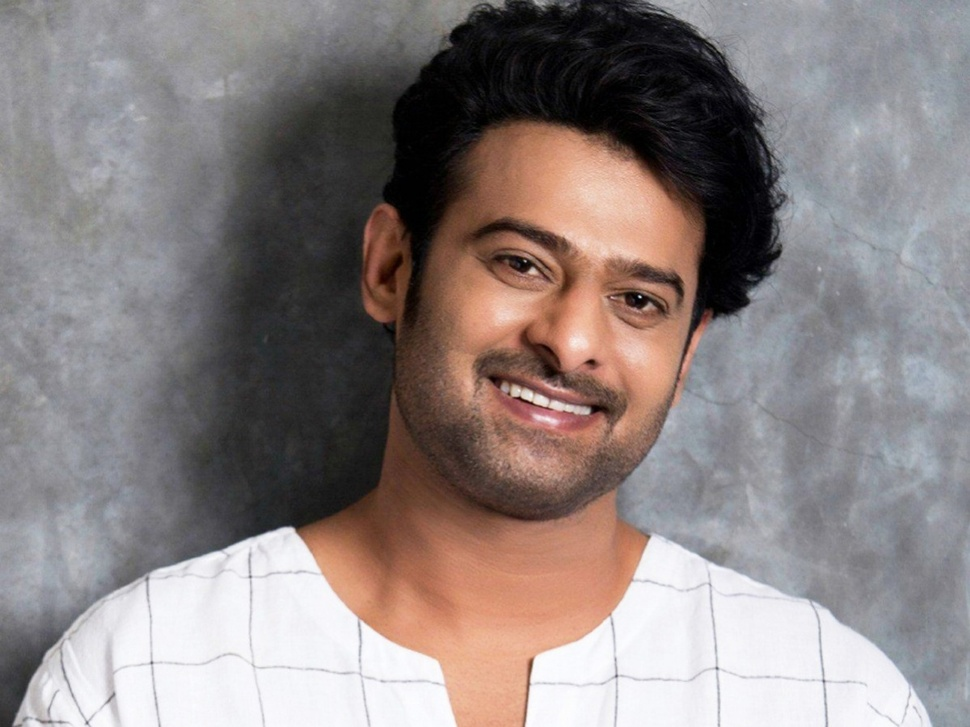
#> input picture prabhas1.jpeg, 970 x 727 px, shrunk from 1200 x 899 before the run, found by its file name
$ python Assignment6.py
#> lines starting #> are read from the running program, lines starting #| are printed output that depends on the picture; after the words box and inside, x2 and y2 are one past the last pixel; in counts of white or black regions, pixels touching at a corner belong together
#Assignment6:
#Task-->Read a color image,convert the color image to gray scale and do contrast maniplution.
#display output images.
import math                                                #import the required libraries.
import numpy as np
import cv2
image = cv2.imread(r"C:\Users\udayn\OneDrive\Desktop\PYTHONFILES\DIP\prabhas1.jpeg")         #reading the image.
#> image is the input picture: shape (727, 970, 3); mean B, G, R 129, 130.1, 139.8
grayscaleimage = cv2.cvtColor(image, cv2.COLOR_BGR2GRAY)   #Converting it into grayscale.
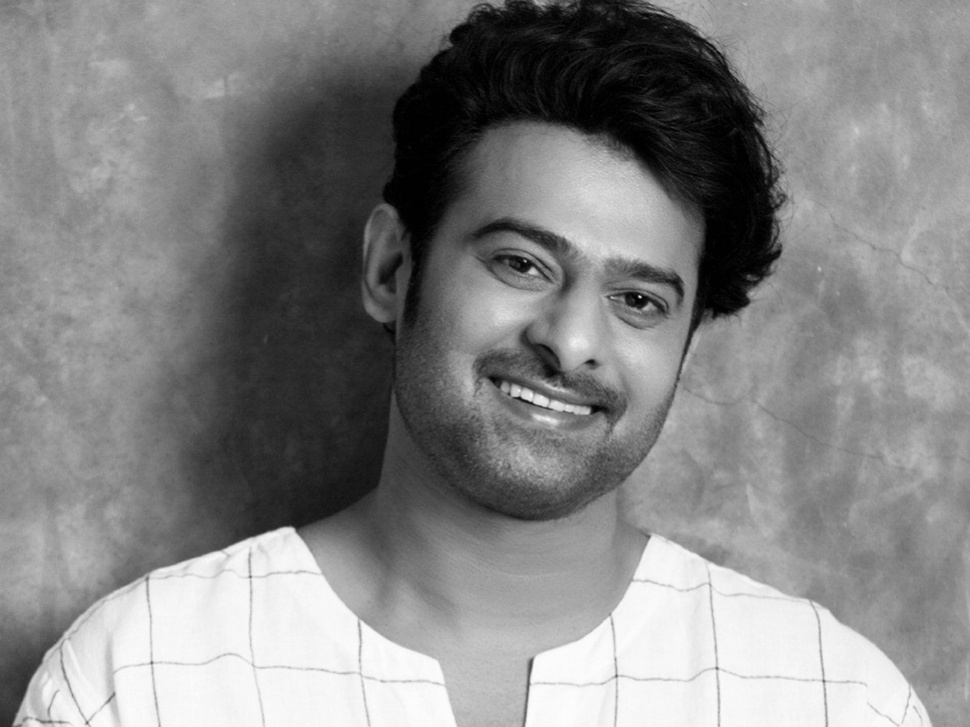
#> grayscaleimage: shape (727, 970); min 0, max 254, mean 132.9

#-----------------Contrast Manipulation-------------------
#to increase contrast we multiple image with a constant, greater than one.
#to decrease contrast we multiple image with a constant, lesser than one.

cv2.imshow("original Image",grayscaleimage)
cv2.waitKey(0)
cv2.imshow("increase contrast Image",grayscaleimage*1.1)
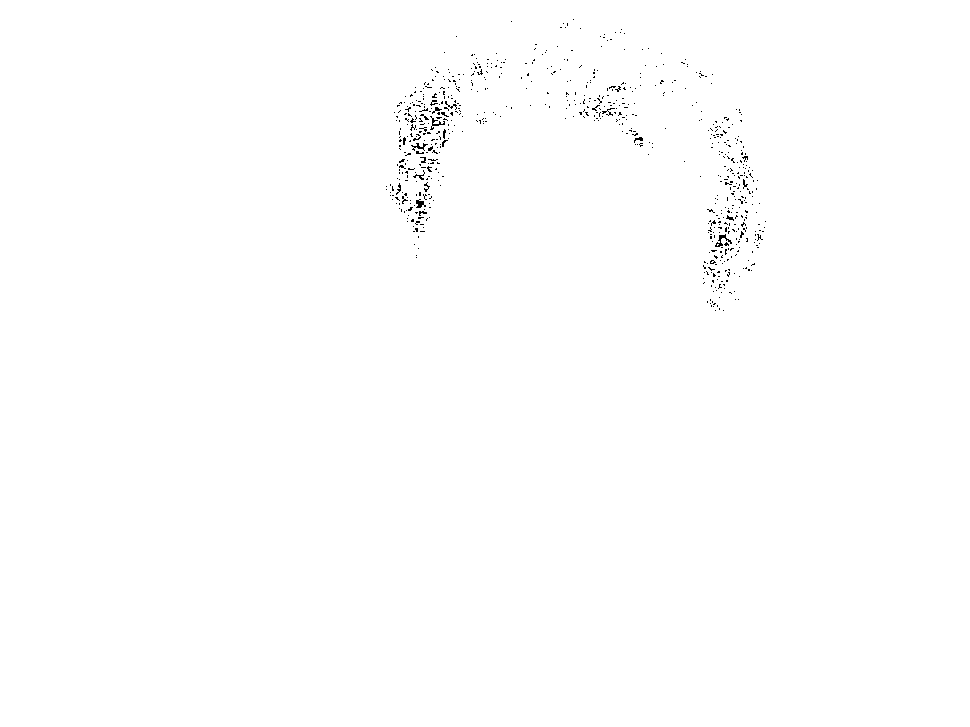
#> window 'increase contrast Image': shape (727, 970); 99.6% white; black in thin lines or dots, all inside (x1, y1, x2, y2) = (386, 19, 766, 311)
cv2.waitKey(0)
cv2.imshow("decrease contrast Image",grayscaleimage*0.0009)
cv2.waitKey(0)
cv2.destroyAllWindows()

$ run again, with R.jpg copied over prabhas1.jpeg
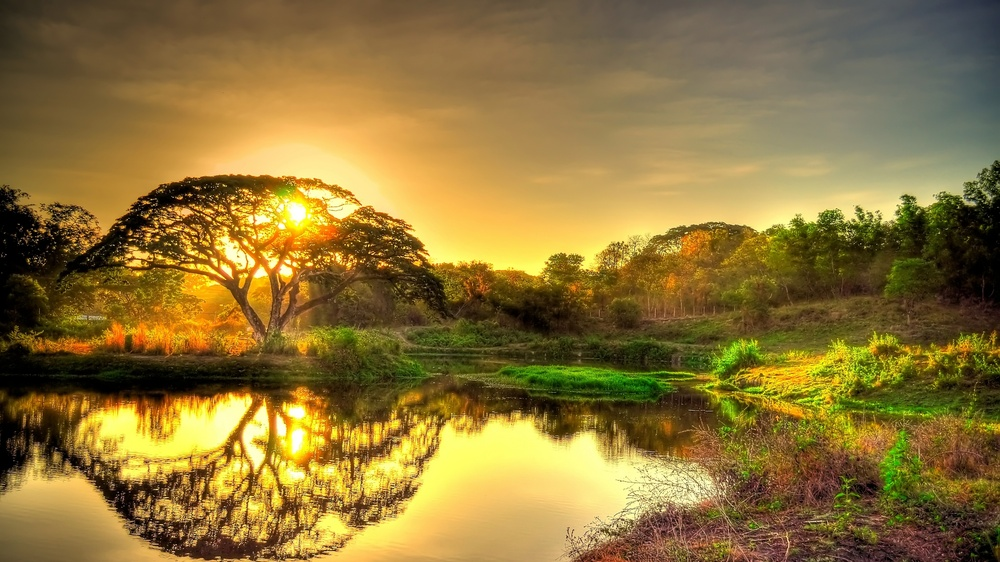
#> input picture R.jpg, 1000 x 562 px, shrunk from 3840 x 2160 before the run, found by its file name
#> image is the input picture: shape (562, 1000, 3); mean B, G, R 56.2, 116.4, 140.9
#> `grayscaleimage = cv2.cvtColor(image, cv2.COLOR_BGR2GRAY)`:
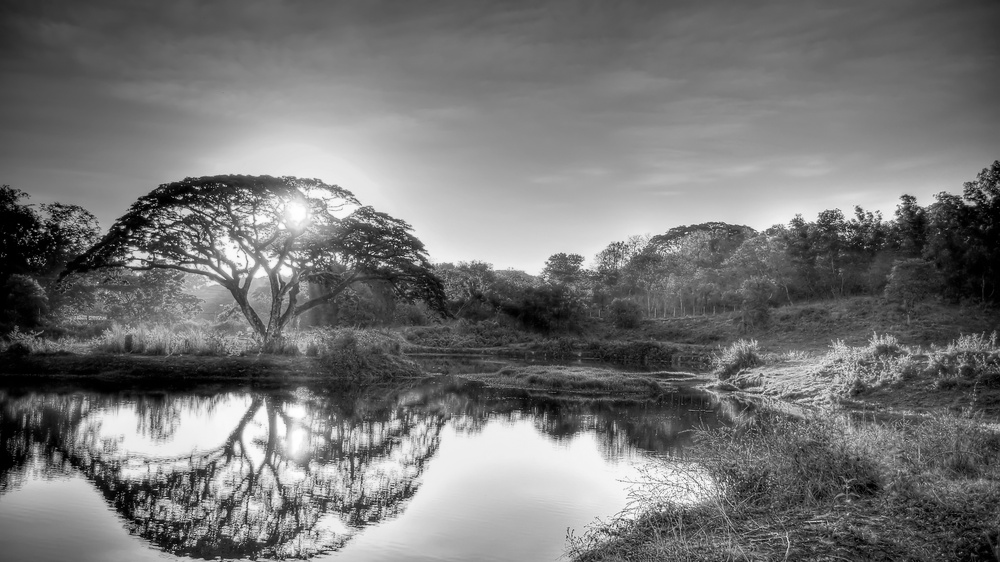
#> grayscaleimage: shape (562, 1000); min 0, max 255, mean 116.9
#> `cv2.imshow("increase contrast Image",grayscaleimage*1.1)`:
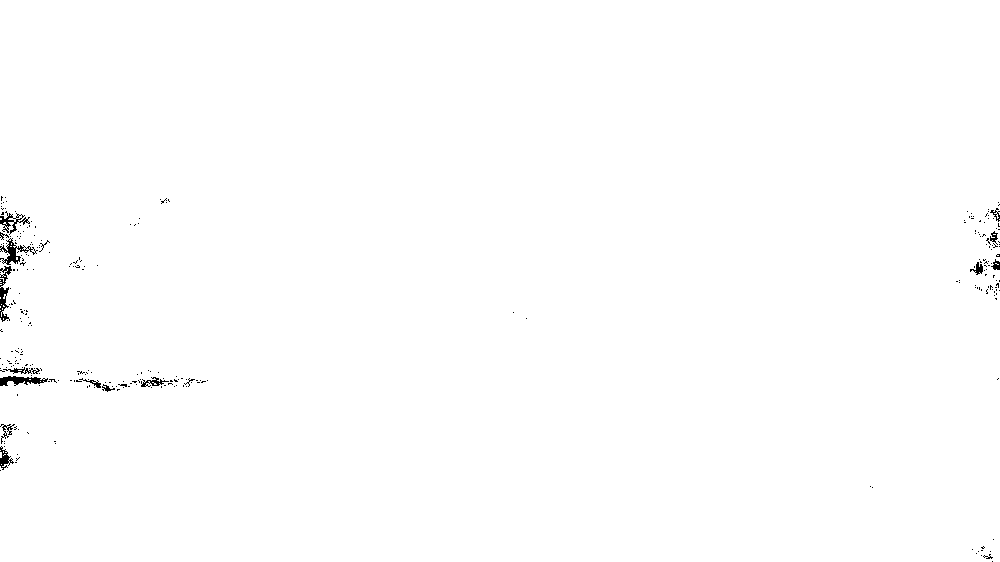
#> window 'increase contrast Image': shape (562, 1000); 99.5% white; black in thin lines or dots, all inside (x1, y1, x2, y2) = (0, 196, 1000, 562)
